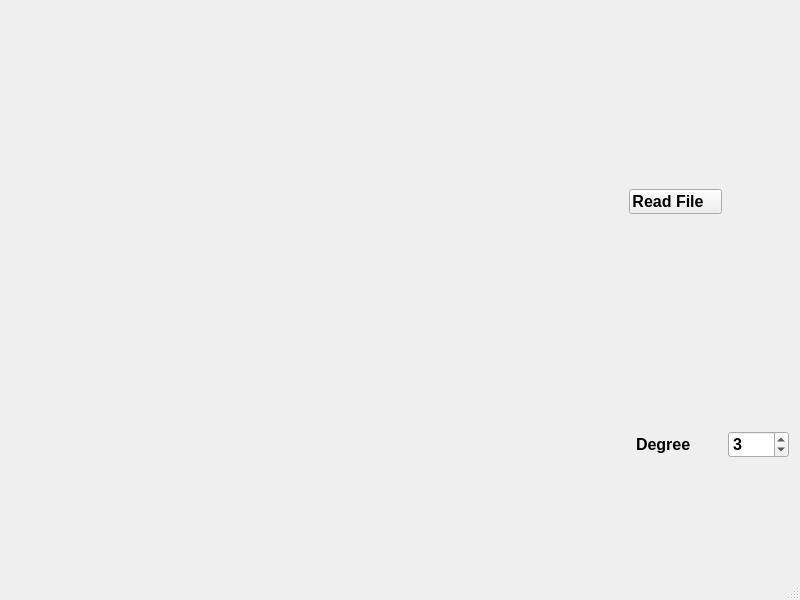
<?xml version="1.0" encoding="UTF-8"?>
<ui version="4.0">
 <class>MainWindow</class>
 <widget class="QMainWindow" name="MainWindow">
  <property name="geometry">
   <rect>
    <x>0</x>
    <y>0</y>
    <width>800</width>
    <height>600</height>
   </rect>
  </property>
  <property name="windowTitle">
   <string>QCustomPlot plot examples</string>
  </property>
  <property name="styleSheet">
   <string notr="true">/*border: 1px solid gray;*/
/*border-radius: 10px;*/
/*background-color: qlineargradient(spread:pad, x1:0, y1:0, x2:0, y2:1, stop:0 rgba(103,158,210, 255), stop:1 rgba(103,158,255, 255));*/
background-color: rgb(192,231,230);

   color: white;

QCheckBox::indicator {
    width: 30px;
    height: 30px;
}</string>
  </property>
  <widget class="QWidget" name="centralWidget">
   <layout class="QGridLayout" name="gridLayout_2">
    <item row="0" column="0">
     <layout class="QGridLayout" name="gridLayout">
      <item row="0" column="0" rowspan="2">
       <widget class="QCustomPlot" name="customPlot" native="true">
        <property name="sizePolicy">
         <sizepolicy hsizetype="Expanding" vsizetype="Expanding">
          <horstretch>0</horstretch>
          <verstretch>0</verstretch>
         </sizepolicy>
        </property>
        <property name="minimumSize">
         <size>
          <width>600</width>
          <height>480</height>
         </size>
        </property>
       </widget>
      </item>
      <item row="0" column="1">
       <widget class="QPushButton" name="Readx1FileButton">
        <property name="sizePolicy">
         <sizepolicy hsizetype="Minimum" vsizetype="Maximum">
          <horstretch>0</horstretch>
          <verstretch>0</verstretch>
         </sizepolicy>
        </property>
        <property name="styleSheet">
         <string notr="true">     padding-right: 15px; /* make room for the arrows */
     border-width: 3;
    font: bold 16px; color: black;</string>
        </property>
        <property name="text">
         <string>Read File</string>
        </property>
       </widget>
      </item>
      <item row="1" column="1">
       <widget class="QLabel" name="label">
        <property name="sizePolicy">
         <sizepolicy hsizetype="Preferred" vsizetype="Minimum">
          <horstretch>0</horstretch>
          <verstretch>0</verstretch>
         </sizepolicy>
        </property>
        <property name="styleSheet">
         <string notr="true">     padding-right: 15px; /* make room for the arrows */
     border-width: 3;
    font: bold 16px; color: black;</string>
        </property>
        <property name="text">
         <string>Degree</string>
        </property>
       </widget>
      </item>
      <item row="1" column="2">
       <widget class="QSpinBox" name="DegreeValue">
        <property name="styleSheet">
         <string notr="true">     padding-right: 15px; /* make room for the arrows */
     border-width: 3;
    font: bold 16px; color: black;</string>
        </property>
        <property name="minimum">
         <number>1</number>
        </property>
        <property name="maximum">
         <number>10</number>
        </property>
        <property name="value">
         <number>3</number>
        </property>
        <property name="displayIntegerBase">
         <number>10</number>
        </property>
       </widget>
      </item>
     </layout>
    </item>
   </layout>
  </widget>
  <widget class="QStatusBar" name="statusBar"/>
 </widget>
 <layoutdefault spacing="6" margin="11"/>
 <customwidgets>
  <customwidget>
   <class>QCustomPlot</class>
   <extends>QWidget</extends>
   <header>qcustomplot.h</header>
   <container>1</container>
  </customwidget>
 </customwidgets>
 <resources/>
 <connections/>
</ui>
